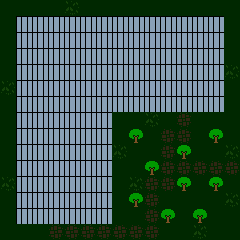

This is a level from a 2D game, rendered from its Tiled map with the project's own tilesets. A one-line summary and the complete map file follow:
An orthogonal 15x15 tile map with 16x16 px tiles, 3 tile layers (floor, wall, roof).

<map version="1.10" tiledversion="2025.05.05" orientation="orthogonal" renderorder="right-down" width="15" height="15" tilewidth="16" tileheight="16" infinite="0" nextlayerid="5" nextobjectid="1">
 <tileset firstgid="1" source="../../tiles/battle/farm.tsx" />
 <layer id="1" name="floor" width="15" height="15">
  <data encoding="csv">
4,4,4,4,17,4,4,4,4,4,4,4,4,4,4,
4,25,25,25,25,25,25,25,25,25,25,25,25,25,4,
4,25,25,25,25,25,25,25,25,25,25,25,25,25,4,
4,25,25,25,25,25,25,25,25,25,25,25,25,25,4,
4,25,25,25,25,25,25,25,25,25,25,25,25,25,17,
17,25,25,25,25,25,25,25,25,25,25,25,25,25,4,
4,25,25,25,25,25,25,25,25,25,25,25,25,25,4,
4,25,25,25,25,25,25,4,4,17,4,14,4,4,4,
4,25,25,25,25,25,25,4,4,4,14,14,4,4,4,
4,25,25,25,25,25,25,17,4,4,14,4,4,4,17,
4,25,25,25,25,25,25,4,4,4,14,14,14,14,14,
17,25,25,25,25,25,25,4,17,14,14,4,4,4,4,
4,25,25,25,25,25,25,4,4,14,4,4,4,4,17,
4,25,25,25,25,25,25,4,4,14,4,4,4,4,4,
4,4,4,14,14,14,14,14,14,14,4,4,17,4,4
</data>
 </layer>
 <layer id="3" name="wall" width="15" height="15">
  <data encoding="csv">
0,0,0,0,0,0,0,0,0,0,0,0,0,0,0,
0,72,72,73,72,72,72,72,72,72,73,72,72,72,0,
0,72,0,0,0,0,72,0,0,0,0,0,0,72,0,
0,72,0,0,0,0,74,0,0,0,0,0,0,73,0,
0,73,0,0,0,0,72,0,0,0,0,0,0,72,0,
0,72,0,0,0,0,72,0,0,0,0,0,0,72,0,
0,74,0,0,0,0,72,72,73,72,72,74,72,72,0,
0,72,0,0,0,0,72,0,0,0,0,0,0,0,0,
0,72,0,0,0,0,72,0,36,0,0,0,0,36,0,
0,72,0,0,0,0,73,0,0,0,0,36,0,0,0,
0,73,0,0,0,0,72,0,0,36,0,0,0,0,0,
0,72,0,0,0,0,72,0,0,0,0,36,0,36,0,
0,72,0,0,0,0,72,0,36,0,0,0,0,0,0,
0,72,72,74,73,72,72,0,0,0,36,0,36,0,0,
0,0,0,0,0,0,0,0,0,0,0,0,0,0,0
</data>
 </layer>
 <layer id="4" name="roof" width="15" height="15">
  <data encoding="csv">
0,0,0,0,0,0,0,0,0,0,0,0,0,0,0,
0,24,24,24,24,24,24,24,24,24,24,24,24,24,0,
0,24,24,24,24,24,24,24,24,24,24,24,24,24,0,
0,24,24,24,24,24,24,24,24,24,24,24,24,24,0,
0,24,24,24,24,24,24,24,24,24,24,24,24,24,0,
0,24,24,24,24,24,24,24,24,24,24,24,24,24,0,
0,24,24,24,24,24,24,24,24,24,24,24,24,24,0,
0,24,24,24,24,24,24,0,0,0,0,0,0,0,0,
0,24,24,24,24,24,24,0,0,0,0,0,0,0,0,
0,24,24,24,24,24,24,0,0,0,0,0,0,0,0,
0,24,24,24,24,24,24,0,0,0,0,0,0,0,0,
0,24,24,24,24,24,24,0,0,0,0,0,0,0,0,
0,24,24,24,24,24,24,0,0,0,0,0,0,0,0,
0,24,24,24,24,24,24,0,0,0,0,0,0,0,0,
0,0,0,0,0,0,0,0,0,0,0,0,0,0,0
</data>
 </layer>
</map>
